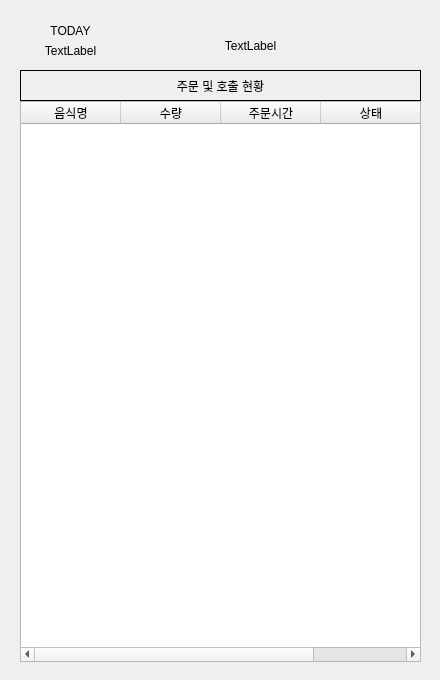
<?xml version="1.0" encoding="UTF-8"?>
<ui version="4.0">
 <class>dialog</class>
 <widget class="QDialog" name="dialog">
  <property name="geometry">
   <rect>
    <x>0</x>
    <y>0</y>
    <width>440</width>
    <height>680</height>
   </rect>
  </property>
  <property name="windowTitle">
   <string>Order Status</string>
  </property>
  <widget class="QLabel" name="label_today">
   <property name="geometry">
    <rect>
     <x>30</x>
     <y>20</y>
     <width>81</width>
     <height>21</height>
    </rect>
   </property>
   <property name="text">
    <string>TODAY</string>
   </property>
   <property name="alignment">
    <set>Qt::AlignCenter</set>
   </property>
  </widget>
  <widget class="QLabel" name="label_datetime">
   <property name="geometry">
    <rect>
     <x>30</x>
     <y>40</y>
     <width>81</width>
     <height>21</height>
    </rect>
   </property>
   <property name="text">
    <string>TextLabel</string>
   </property>
   <property name="alignment">
    <set>Qt::AlignCenter</set>
   </property>
  </widget>
  <widget class="QTableWidget" name="table_order_details">
   <property name="geometry">
    <rect>
     <x>20</x>
     <y>101</y>
     <width>401</width>
     <height>561</height>
    </rect>
   </property>
   <property name="editTriggers">
    <set>QAbstractItemView::NoEditTriggers</set>
   </property>
   <column>
    <property name="text">
     <string>음식명</string>
    </property>
   </column>
   <column>
    <property name="text">
     <string>수량</string>
    </property>
   </column>
   <column>
    <property name="text">
     <string>주문시간</string>
    </property>
   </column>
   <column>
    <property name="text">
     <string>상태</string>
    </property>
   </column>
  </widget>
  <widget class="QLabel" name="label_status_title">
   <property name="geometry">
    <rect>
     <x>20</x>
     <y>70</y>
     <width>401</width>
     <height>31</height>
    </rect>
   </property>
   <property name="frameShape">
    <enum>QFrame::Box</enum>
   </property>
   <property name="text">
    <string>주문 및 호출 현황</string>
   </property>
   <property name="alignment">
    <set>Qt::AlignCenter</set>
   </property>
  </widget>
  <widget class="QLabel" name="label_store_name">
   <property name="geometry">
    <rect>
     <x>170</x>
     <y>30</y>
     <width>161</width>
     <height>31</height>
    </rect>
   </property>
   <property name="text">
    <string>TextLabel</string>
   </property>
   <property name="alignment">
    <set>Qt::AlignCenter</set>
   </property>
  </widget>
 </widget>
 <resources/>
 <connections/>
</ui>
